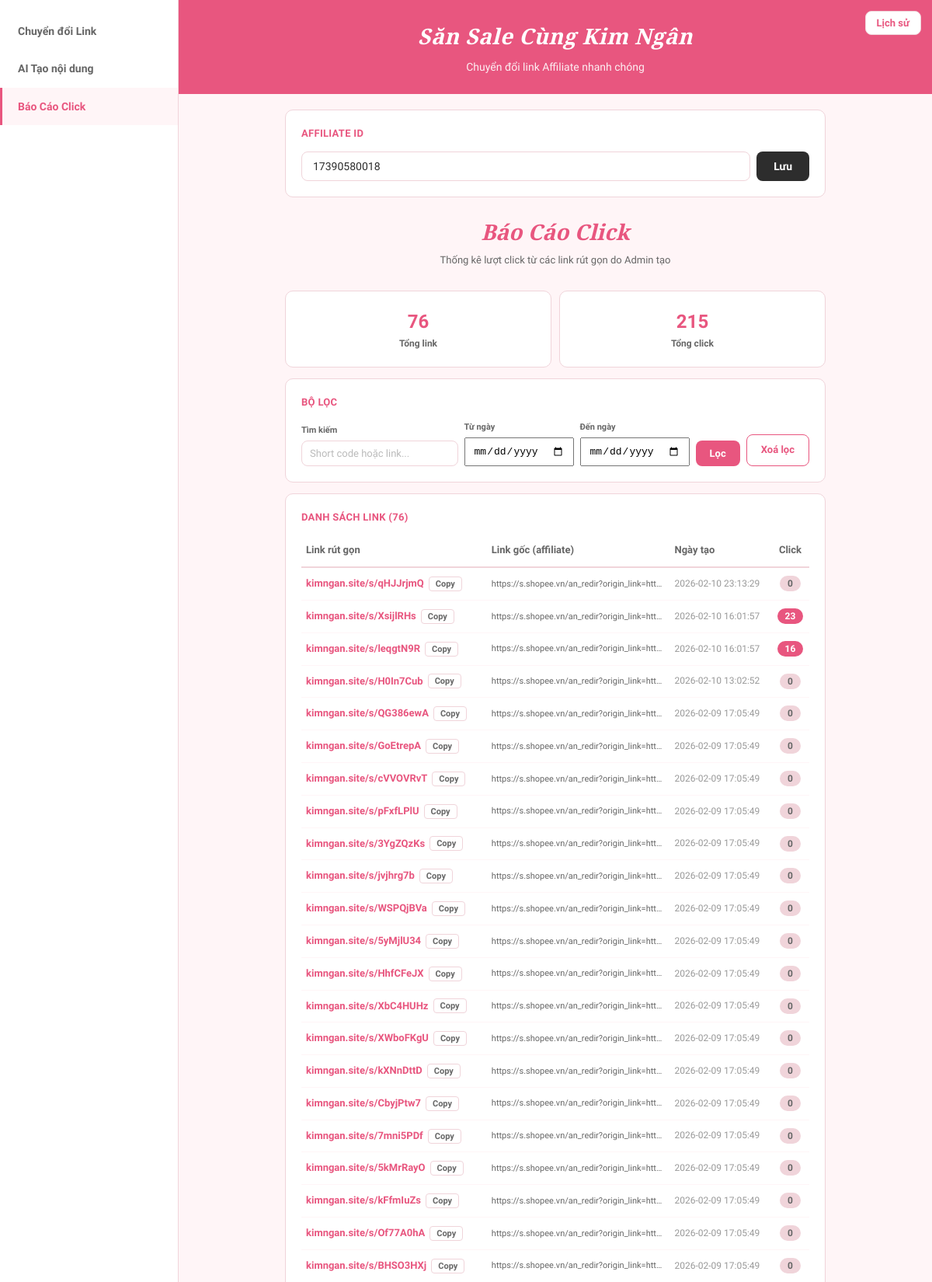
/admin/click-report (signed in, upper part), run on the app's committed database.
### tables this page shows
CREATE TABLE settings (
            key TEXT PRIMARY KEY,
            value TEXT NOT NULL
        );

CREATE TABLE short_links (
            id INTEGER PRIMARY KEY AUTOINCREMENT,
            short_code TEXT UNIQUE NOT NULL,
            target_url TEXT NOT NULL,
            created_at TIMESTAMP DEFAULT CURRENT_TIMESTAMP,
            click_count INTEGER DEFAULT 0
        , created_by TEXT DEFAULT NULL);

### app.py (the view)
@app.route("/admin/click-report")
@login_required
def admin_click_report():
    affiliate_id = get_setting("affiliate_id", "")
    search = request.args.get("q", "")
    date_from = request.args.get("from", "")
    date_to = request.args.get("to", "")
    links = get_admin_short_links(search=search, date_from=date_from, date_to=date_to)
    total_clicks = sum(l["click_count"] for l in links)
    return render_template(
        "admin.html",
        page="click-report",
        affiliate_id=affiliate_id,
        user=session.get("user"),
        report_links=links,
        total_clicks=total_clicks,
        total_links=len(links),
        search=search,
        date_from=date_from,
        date_to=date_to,
        short_domain=SHORT_DOMAIN,
    )

### app.py (called while the page is built)
def login_required(f):
    @wraps(f)
    def decorated(*args, **kwargs):
        if "user" not in session:
            return redirect(url_for("login_page"))
        return f(*args, **kwargs)
    return decorated

### database.py (called while the page is built)
def get_db():
    conn = sqlite3.connect(DB_PATH)
    conn.row_factory = sqlite3.Row
    return conn

def get_setting(key, default=""):
    conn = get_db()
    row = conn.execute("SELECT value FROM settings WHERE key = ?", (key,)).fetchone()
    conn.close()
    return row["value"] if row else default

def get_admin_short_links(search="", date_from="", date_to=""):
    conn = get_db()
    query = "SELECT * FROM short_links WHERE created_by IS NOT NULL"
    params = []
    if search:
        query += " AND (short_code LIKE ? OR target_url LIKE ?)"
        params.extend([f"%{search}%", f"%{search}%"])
    if date_from:
        query += " AND date(created_at) >= ?"
        params.append(date_from)
    if date_to:
        query += " AND date(created_at) <= ?"
        params.append(date_to)
    query += " ORDER BY created_at DESC"
    rows = conn.execute(query, params).fetchall()
    conn.close()
    return [dict(r) for r in rows]

### templates/admin.html (shortened to what this page needs)
<!DOCTYPE html>
<html lang="vi">
<head>
</head>
<body>
    <button class="toggle-history" onclick="toggleHistory()">Lịch sử</button>
    <aside class="sidebar" id="sidebar">
        <nav class="sidebar-nav">
            <a class="nav-item {{ 'active' if page == 'convert-link' }}" href="/admin/convert-link">Chuyển đổi Link</a>
            <a class="nav-item {{ 'active' if page == 'ai-content' }}" href="/admin/ai-content">AI Tạo nội dung</a>
            <a class="nav-item {{ 'active' if page == 'click-report' }}" href="/admin/click-report">Báo Cáo Click</a>
        </nav>
    </aside>
    <main class="main" id="mainContent">
        <div class="main-header">
            <h2>Săn Sale Cùng Kim Ngân</h2>
            <p>Chuyển đổi link Affiliate nhanh chóng</p>
        </div>
        <div class="main-body">
            <div class="card">
                <div class="card-title">Affiliate ID</div>
                <div class="aff-row">
                    <input type="text" id="affiliateId" placeholder="Nhập Affiliate ID của bạn"
                           value="{{ affiliate_id }}">
                    <button class="btn btn-dark" onclick="saveAffiliate()">Lưu</button>
                </div>
            </div>
            {% if page == 'convert-link' %}
            <div class="page-title">
                <h3>Chuyển đổi Link</h3>
                <p>Dán link Shopee &mdash; Nhận link Affiliate ngay</p>
            </div>
            <div class="card">
                <div class="card-title">Nhập Link</div>
                <textarea id="linkInput" placeholder="Dán link Shopee vào đây (mỗi link 1 dòng)..." style="min-height:120px;"></textarea>
                <div class="input-actions">
                    <button class="btn btn-outline" onclick="pasteTo('linkInput','linkStatus')">Paste nhanh</button>
                    <button class="btn btn-primary" id="linkConvertBtn" onclick="convertLink()">Chuyển đổi</button>
                </div>
                <div id="linkStatus" class="status"></div>
            </div>
            <div class="card link-results" id="linkResults">
                <div class="card-title">Kết quả</div>
                <textarea id="linkResultOutput" readonly></textarea>
                <div style="margin-top:10px;">
                    <button class="copy-btn" onclick="copyField('linkResultOutput', this)">Copy tất cả</button>
                </div>
            </div>
            {% elif page == 'click-report' %}
            <div class="page-title">
                <h3>Báo Cáo Click</h3>
                <p>Thống kê lượt click từ các link rút gọn do Admin tạo</p>
            </div>
            <div style="display:flex;gap:10px;margin-bottom:14px;">
                <div class="card" style="flex:1;text-align:center;margin-bottom:0;">
                    <div style="font-size:24px;font-weight:700;color:var(--primary);">{{ total_links }}</div>
                    <div style="font-size:12px;font-weight:600;color:var(--text-sec);">Tổng link</div>
                </div>
                <div class="card" style="flex:1;text-align:center;margin-bottom:0;">
                    <div style="font-size:24px;font-weight:700;color:var(--primary);">{{ total_clicks }}</div>
                    <div style="font-size:12px;font-weight:600;color:var(--text-sec);">Tổng click</div>
                </div>
            </div>
            <div class="card">
                <div class="card-title">Bộ lọc</div>
                <form method="GET" action="/admin/click-report" style="display:flex;gap:8px;flex-wrap:wrap;align-items:flex-end;">
                    <div style="flex:1;min-width:140px;">
                        <label style="font-size:11px;font-weight:700;color:var(--text-sec);display:block;margin-bottom:4px;">Tìm kiếm</label>
                        <input type="text" name="q" placeholder="Short code hoặc link..." value="{{ search }}" style="padding:8px 10px;font-size:13px;">
                    </div>
                    <div style="min-width:130px;">
                        <label style="font-size:11px;font-weight:700;color:var(--text-sec);display:block;margin-bottom:4px;">Từ ngày</label>
                        <input type="date" name="from" value="{{ date_from }}" style="padding:8px 10px;font-size:13px;">
                    </div>
                    <div style="min-width:130px;">
                        <label style="font-size:11px;font-weight:700;color:var(--text-sec);display:block;margin-bottom:4px;">Đến ngày</label>
                        <input type="date" name="to" value="{{ date_to }}" style="padding:8px 10px;font-size:13px;">
                    </div>
                    <button type="submit" class="btn btn-primary" style="padding:9px 18px;font-size:13px;">Lọc</button>
                    <a href="/admin/click-report" class="btn btn-outline" style="padding:9px 18px;font-size:13px;text-decoration:none;text-align:center;">Xoá lọc</a>
                </form>
            </div>
            <div class="card">
                <div class="card-title">Danh sách link ({{ report_links|length }})</div>
                <div style="overflow-x:auto;">
                    <table style="width:100%;border-collapse:collapse;font-size:13px;">
                        <thead>
                            <tr style="border-bottom:2px solid var(--border);text-align:left;">
                                <th style="padding:10px 6px;font-weight:700;color:var(--text-sec);">Link rút gọn</th>
                                <th style="padding:10px 6px;font-weight:700;color:var(--text-sec);">Link gốc (affiliate)</th>
                                <th style="padding:10px 6px;font-weight:700;color:var(--text-sec);">Ngày tạo</th>
                                <th style="padding:10px 6px;font-weight:700;color:var(--text-sec);text-align:center;">Click</th>
                            </tr>
                        </thead>
                        <tbody>
                            {% if report_links %}
                                {% for link in report_links %}
                                <tr style="border-bottom:1px solid var(--primary-bg);">
                                    <td style="padding:10px 6px;">
                                        <div style="display:flex;align-items:center;gap:6px;">
                                            <a href="/s/{{ link.short_code }}" target="_blank" style="color:var(--primary);font-weight:700;text-decoration:none;font-size:13px;">
                                                {{ short_domain }}/s/{{ link.short_code }}
                                            </a>
                                            <button onclick="navigator.clipboard.writeText('https://{{ short_domain }}/s/{{ link.short_code }}');this.textContent='OK!';setTimeout(()=>this.textContent='Copy',1500)" style="background:none;border:1px solid var(--border);border-radius:4px;padding:2px 8px;cursor:pointer;font-size:11px;font-family:'Quicksand',sans-serif;font-weight:600;color:var(--text-sec);">Copy</button>
                                        </div>
                                    </td>
                                    <td style="padding:10px 6px;max-width:220px;overflow:hidden;text-overflow:ellipsis;white-space:nowrap;font-size:11px;color:var(--text-sec);" title="{{ link.target_url }}">
                                        {{ link.target_url[:90] }}{% if link.target_url|length > 90 %}...{% endif %}
                                    </td>
                                    <td style="padding:10px 6px;font-size:12px;color:var(--text-muted);white-space:nowrap;">{{ link.created_at }}</td>
                                    <td style="padding:10px 6px;text-align:center;">
                                        <span style="background:{% if link.click_count > 0 %}var(--primary){% else %}var(--border){% endif %};color:{% if link.click_count > 0 %}#fff{% else %}var(--text-sec){% endif %};padding:3px 10px;border-radius:12px;font-size:12px;font-weight:700;">
                                            {{ link.click_count }}
                                        </span>
                                    </td>
                                </tr>
                                {% endfor %}
                            {% endif %}
                        </tbody>
                    </table>
                </div>
            </div>
            {% endif %}
        </div>
    </main>
</body>
</html>

### templates/admin.html (style rules this page uses)
* { margin: 0; padding: 0; box-sizing: border-box; }
:root { --primary: #E8567F; --primary-bg: #FFF5F7; --sidebar-bg: #FFFFFF; --card-bg: #FFFFFF; --border: #F0D4DA; --text: #2D2D2D; --text-sec: #666666; --text-muted: #999999; --sidebar-w: 230px; --history-w: 280px; }
body { font-family: 'Quicksand', sans-serif; background: var(--primary-bg); color: var(--text); line-height: 1.6; min-height: 100vh; display: flex; }
.sidebar { width: var(--sidebar-w); background: var(--sidebar-bg); border-right: 1px solid var(--border); display: flex; flex-direction: column; z-index: 100; transition: transform 0.3s ease; position: fixed; top: 0; left: 0; bottom: 0; }
.sidebar-nav { flex: 1; padding: 16px 0; }
.nav-item { display: block; padding: 13px 20px; font-size: 14px; font-weight: 600; color: var(--text-sec); text-decoration: none; border-left: 3px solid transparent; transition: all 0.15s; }
.nav-item.active { background: var(--primary-bg); color: var(--primary); border-left-color: var(--primary); }
.main { margin-left: var(--sidebar-w); flex: 1; display: flex; flex-direction: column; min-height: 100vh; transition: margin 0.3s ease; }
.main-header { background: var(--primary); padding: 24px 32px; color: #fff; text-align: center; }
.main-header h2 { font-family: 'Playfair Display', Georgia, serif; font-size: 28px; font-weight: 700; font-style: italic; letter-spacing: 0.5px; }
.main-header p { font-size: 14px; margin-top: 6px; opacity: 0.9; font-weight: 500; }
.page-title { text-align: center; margin-bottom: 20px; padding: 8px 0; }
.page-title h3 { font-family: 'Playfair Display', Georgia, serif; font-size: 28px; font-weight: 700; font-style: italic; color: var(--primary); margin-bottom: 4px; }
.page-title p { font-size: 13px; color: var(--text-sec); font-weight: 500; }
.main-body { flex: 1; padding: 20px 32px; max-width: 760px; margin: 0 auto; width: 100%; }
.btn { padding: 10px 22px; border: none; border-radius: 8px; font-size: 14px; font-weight: 700; font-family: 'Quicksand', sans-serif; cursor: pointer; transition: opacity 0.15s; white-space: nowrap; }
.btn-primary { background: var(--primary); color: #fff; }
.btn-dark { background: var(--text); color: #fff; }
.btn-outline { background: #fff; color: var(--primary); border: 1.5px solid var(--primary); }
.card { background: var(--card-bg); border-radius: 10px; padding: 20px; margin-bottom: 14px; border: 1px solid var(--border); }
.card-title { font-size: 13px; font-weight: 700; color: var(--primary); margin-bottom: 12px; text-transform: uppercase; letter-spacing: 0.3px; }
input[type="text"], input[type="password"], textarea { width: 100%; padding: 10px 14px; border: 1.5px solid var(--border); border-radius: 8px; font-size: 14px; font-weight: 500; font-family: 'Quicksand', sans-serif; color: var(--text); background: #fff; transition: border-color 0.2s; }
input::placeholder, textarea::placeholder { color: #bbb; }
.aff-row { display: flex; gap: 8px; }
.toggle-history { position: fixed; top: 14px; right: 14px; z-index: 40; background: var(--card-bg); border: 1px solid var(--border); border-radius: 8px; padding: 7px 14px; cursor: pointer; font-size: 13px; font-weight: 700; font-family: 'Quicksand', sans-serif; color: var(--primary); }

### data on the page
settings: value "17390580018"
short_links: short_domain "kimngan.site", short_code "qHJJrjmQ", target_url "https://s.shopee.vn/an_redir?origin_link=htt…", created_at "2026-02-10 23:13:29", click_count "0"
short_links: short_domain "kimngan.site", short_code "XsijlRHs", target_url "https://s.shopee.vn/an_redir?origin_link=htt…", created_at "2026-02-10 16:01:57", click_count "23"
short_links: short_domain "kimngan.site", short_code "leqgtN9R", target_url "https://s.shopee.vn/an_redir?origin_link=htt…", created_at "2026-02-10 16:01:57", click_count "16"
short_links: short_domain "kimngan.site", short_code "H0In7Cub", target_url "https://s.shopee.vn/an_redir?origin_link=htt…", created_at "2026-02-10 13:02:52", click_count "0"
short_links: short_domain "kimngan.site", short_code "QG386ewA", target_url "https://s.shopee.vn/an_redir?origin_link=htt…", created_at "2026-02-09 17:05:49", click_count "0"
short_links: short_domain "kimngan.site", short_code "GoEtrepA", target_url "https://s.shopee.vn/an_redir?origin_link=htt…", created_at "2026-02-09 17:05:49", click_count "0"
short_links: short_domain "kimngan.site", short_code "cVVOVRvT", target_url "https://s.shopee.vn/an_redir?origin_link=htt…", created_at "2026-02-09 17:05:49", click_count "0"
short_links: short_domain "kimngan.site", short_code "pFxfLPlU", target_url "https://s.shopee.vn/an_redir?origin_link=htt…", created_at "2026-02-09 17:05:49", click_count "0"
short_links: short_domain "kimngan.site", short_code "3YgZQzKs", target_url "https://s.shopee.vn/an_redir?origin_link=htt…", created_at "2026-02-09 17:05:49", click_count "0"
short_links: short_domain "kimngan.site", short_code "jvjhrg7b", target_url "https://s.shopee.vn/an_redir?origin_link=htt…", created_at "2026-02-09 17:05:49", click_count "0"
short_links: short_domain "kimngan.site", short_code "WSPQjBVa", target_url "https://s.shopee.vn/an_redir?origin_link=htt…", created_at "2026-02-09 17:05:49", click_count "0"
short_links: short_domain "kimngan.site", short_code "5yMjlU34", target_url "https://s.shopee.vn/an_redir?origin_link=htt…", created_at "2026-02-09 17:05:49", click_count "0"
short_links: short_domain "kimngan.site", short_code "HhfCFeJX", target_url "https://s.shopee.vn/an_redir?origin_link=htt…", created_at "2026-02-09 17:05:49", click_count "0"
short_links: short_domain "kimngan.site", short_code "XbC4HUHz", target_url "https://s.shopee.vn/an_redir?origin_link=htt…", created_at "2026-02-09 17:05:49", click_count "0"
short_links: short_domain "kimngan.site", short_code "XWboFKgU", target_url "https://s.shopee.vn/an_redir?origin_link=htt…", created_at "2026-02-09 17:05:49", click_count "0"
short_links: short_domain "kimngan.site", short_code "kXNnDttD", target_url "https://s.shopee.vn/an_redir?origin_link=htt…", created_at "2026-02-09 17:05:49", click_count "0"
short_links: short_domain "kimngan.site", short_code "CbyjPtw7", target_url "https://s.shopee.vn/an_redir?origin_link=htt…", created_at "2026-02-09 17:05:49", click_count "0"
short_links: short_domain "kimngan.site", short_code "7mni5PDf", target_url "https://s.shopee.vn/an_redir?origin_link=htt…", created_at "2026-02-09 17:05:49", click_count "0"
short_links: short_domain "kimngan.site", short_code "5kMrRayO", target_url "https://s.shopee.vn/an_redir?origin_link=htt…", created_at "2026-02-09 17:05:49", click_count "0"
short_links: short_domain "kimngan.site", short_code "kFfmIuZs", target_url "https://s.shopee.vn/an_redir?origin_link=htt…", created_at "2026-02-09 17:05:49", click_count "0"
short_links: short_domain "kimngan.site", short_code "Of77A0hA", target_url "https://s.shopee.vn/an_redir?origin_link=htt…", created_at "2026-02-09 17:05:49", click_count "0"
short_links: short_domain "kimngan.site", short_code "BHSO3HXj", target_url "https://s.shopee.vn/an_redir?origin_link=htt…", created_at "2026-02-09 17:05:49", click_count "0"

### other printed values
{{ total_links }} "76"
{{ total_clicks }} "215"
{{ report_links|length }} "76"
